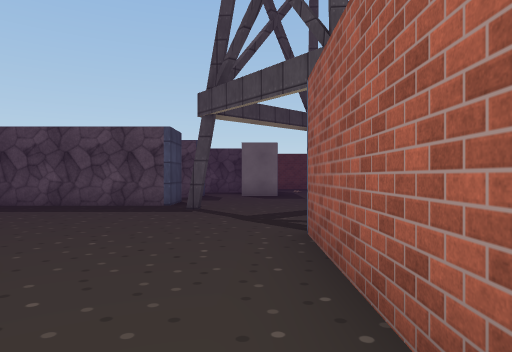
[1] (above)

24 first-person views from a walk through a 3-D level made in the Unity game engine. The camera is 1.4 m above the floor, looks level and sees 75° across. The floor is counted in squares, 2 m on a side. Each view is taken from the middle of a square. On the plan, view 1 faces up. The plan holds only what a view shows up to about 10 squares ahead; the rest is blank. The place goes on beyond the plan. The player character is not drawn. Some animated figures are left out. Some surface patterns are stand-ins.

[2]
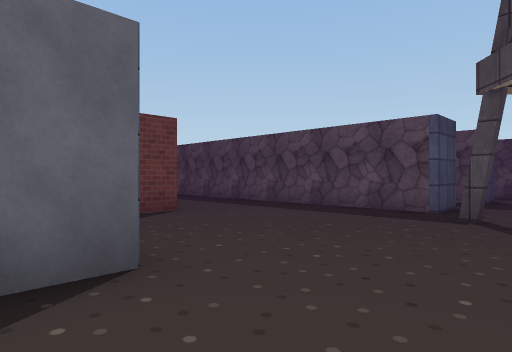

[3]
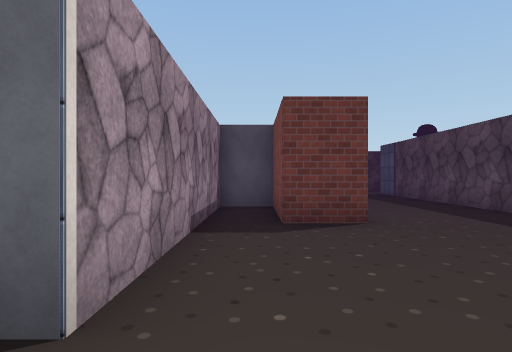

[4]
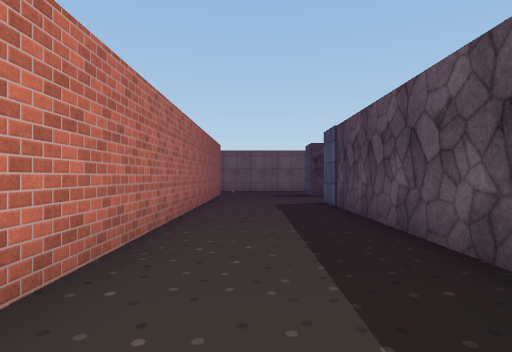

[5]
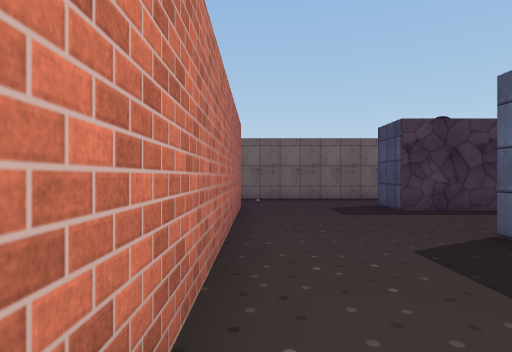

[6]
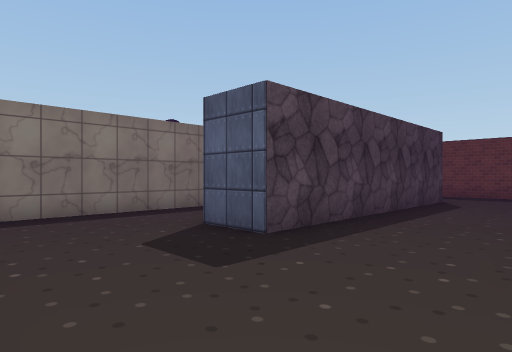

[7]
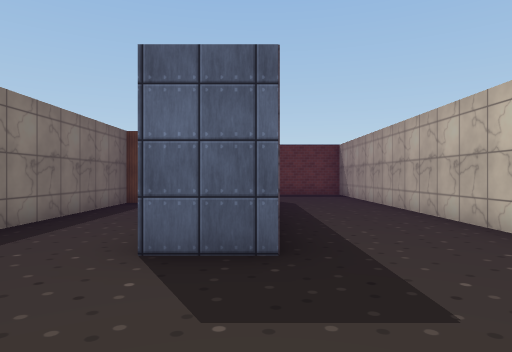

[8]
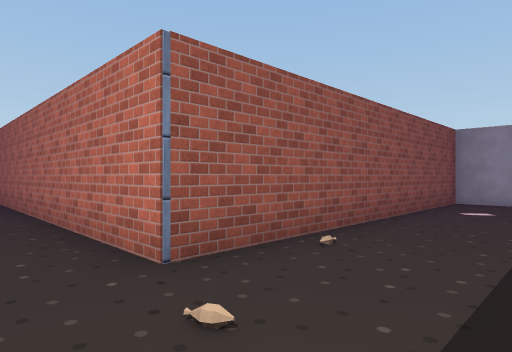

[9]
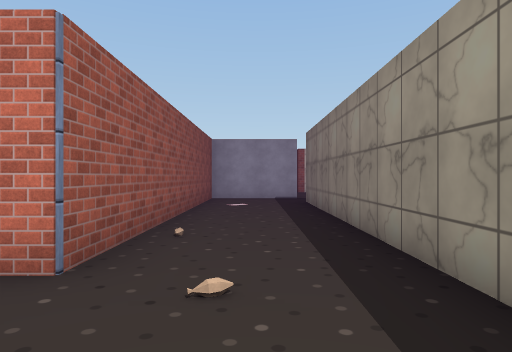

[10]
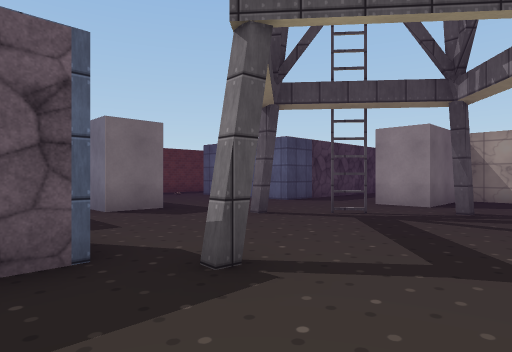

[11]
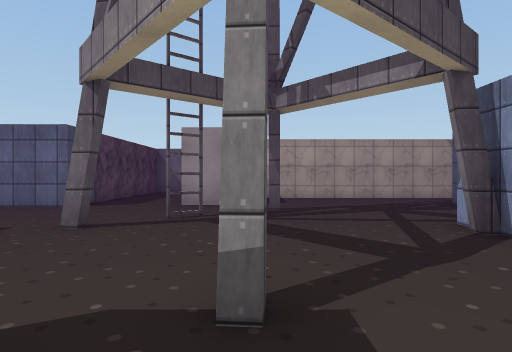

[12]
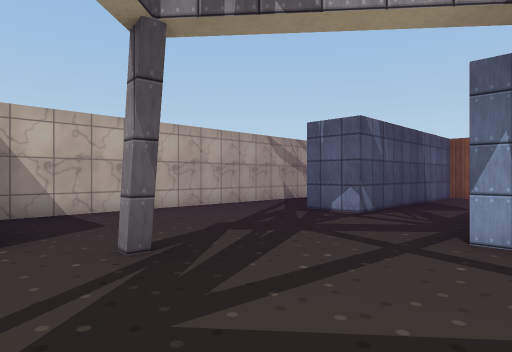

[13]
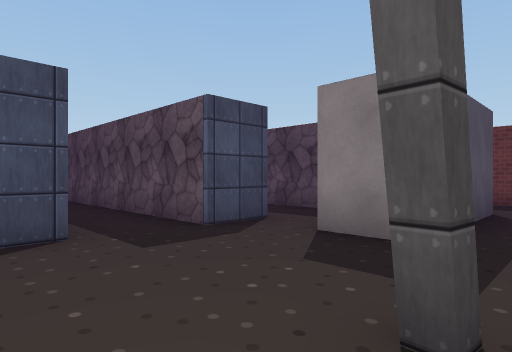

[14]
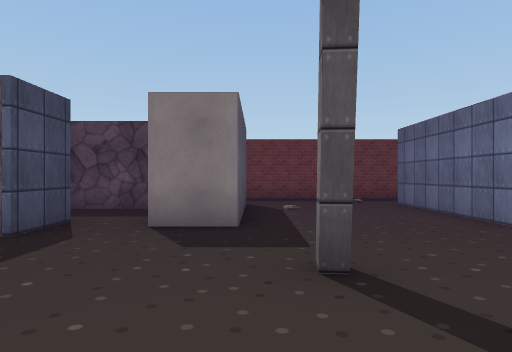

[15]
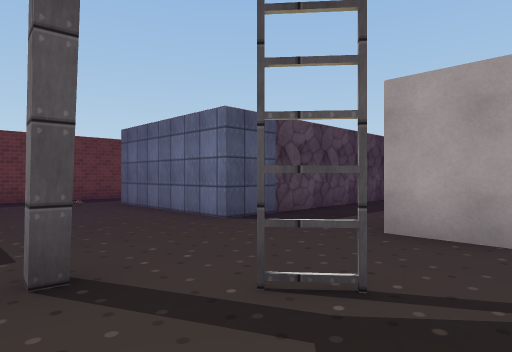

[16]
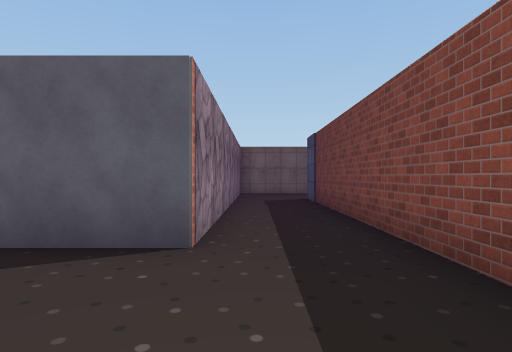

[17]
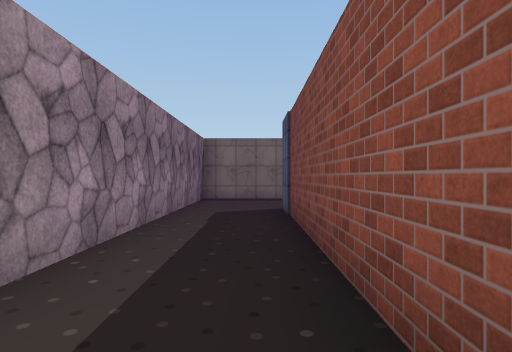

[18]
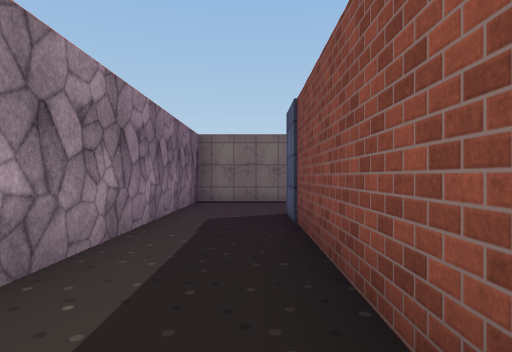

[19]
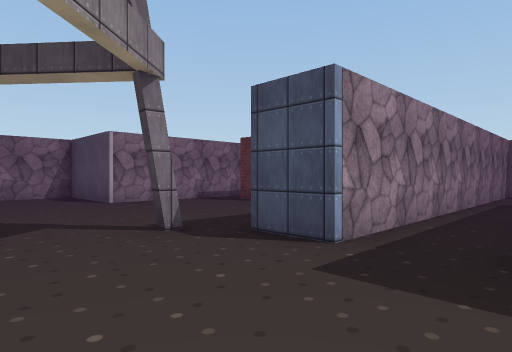

[20]
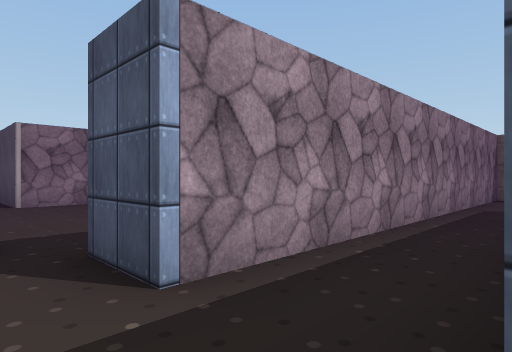

[21]
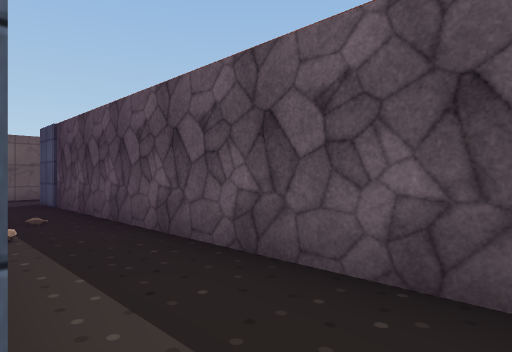

[22]
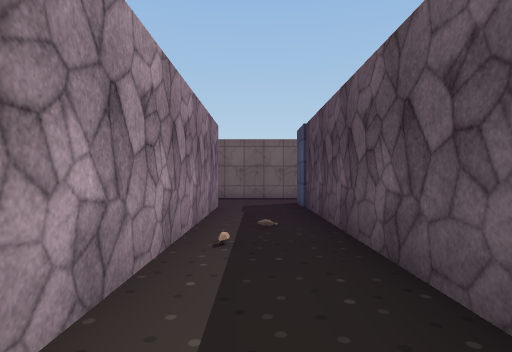

[23]
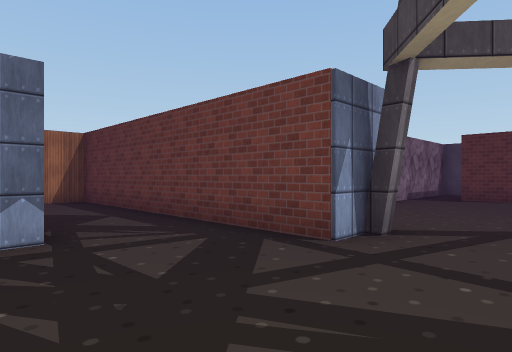

[24]
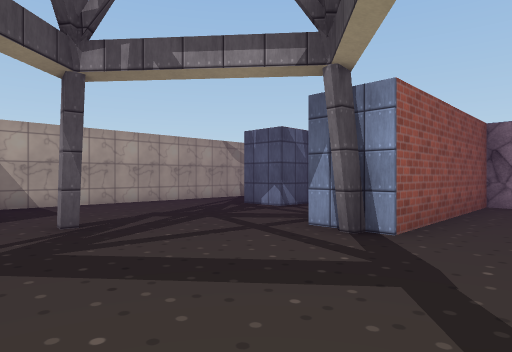

### Floor plan
Points are (right, up) in squares from view 1. A wall is a line through its corners. A room is listed if a view was taken in it or the views show most of it. See-through windows are left out.
Room 1 (views 1, 2, 3, 4, 5, 6, 7, 8, 9, 10, 11)
walls: (-13.9, 9) (-13.9, 15); (-8.2, 2.2) (-3.4, 2.2); (-5.9, 4.8) (-5.9, 3.4) (-7.9, 3.4); (-17.6, -3.4) (-17.6, 4.7) (-6.6, 4.7); (-16.8, 14.9) (-16.8, 7.9) (-18.1, 7.9); (-2, 7.9) (-13.9, 7.9); (-20.4, 13.8) (-20.4, -2.1); (-1, 6.9) (-1.5, 7); (-1.4, -0.9) (0.6, -0.9) (0.6, 4.1); (1, 4) (1, 4.5)
ways out: opening at (-0.5, 5.5) to room 2; opening at (-7, 1.5)
objects: other object (-20, -4) to (-18, -4); other object (-3, -1) to (-3, 2)
Room 2 (views 12, 13, 14, 15, 16, 17, 18, 19, 20, 21, 22, 23, 24)
walls: (2.9, 7.9) (2.4, 8.5); (-1.8, 12.1) (-1.8, 10.9) (-8.2, 10.9); (-1.4, 7.2) (-0.9, 7.1); (3.7, 6.7) (4.2, 6.7); (-1.2, 14.1) (-9.6, 14.1); (4.1, 6.5) (3.7, 6.5); (1.2, 4.5) (1.2, 4); (0.6, 4.1) (1.9, 4.1) (1.9, -3.8) (2.9, -3.8); (8.5, 11.3) (4.6, 11.3) (4.6, 15.4); (4.6, 17.6) (-6.1, 17.6); (7.6, 3.5) (7.6, 7.4); (-9.4, 9.1) (-2, 9.1) (-2, 7.9); (-9.8, 12.1) (-3.1, 12.1); (-9.4, 17.9) (-9.4, 15.4) (0.8, 15.4); (4.1, -3.1) (4.1, 2.2) (5.4, 2.2)
ways out: opening at (-0.5, 5.5) to room 1; opening at (-10, 11.5); opening at (6.5, 2.5)
objects: other object (0, 12) to (0, 14); other object (5, 8) to (7, 8)

Positions as (right, up) in squares from view 1, and headings:
1: (0, 0), facing up
2: (0, 1), facing up-left
3: (-1, 3), facing left
4: (-5, 6), facing left
5: (-10, 5), facing left
6: (-14, 5), facing up-left
7: (-17, 5), facing up
8: (-20, 6), facing down-right
9: (-19, 7), facing down
10: (-3, 5), facing up-right
11: (-3, 7), facing right
12: (1, 8), facing down-right
13: (2, 8), facing up-left
14: (1, 7), facing up
15: (1, 7), facing up-right
16: (4, 16), facing left
17: (1, 17), facing left
18: (0, 17), facing left
19: (1, 11), facing down-left
20: (-1, 11), facing down-left
21: (-1, 12), facing up-left
22: (-2, 13), facing left
23: (5, 6), facing down-left
24: (-1, 8), facing down-right
